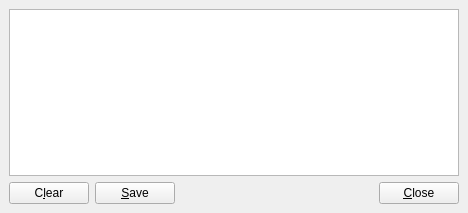
<ui version="4.0" >
 <class>DMXLogWidgetClass</class>
 <widget class="QWidget" name="DMXLogWidgetClass" >
  <property name="geometry" >
   <rect>
    <x>0</x>
    <y>0</y>
    <width>468</width>
    <height>213</height>
   </rect>
  </property>
  <property name="windowTitle" >
   <string>Log</string>
  </property>
  <layout class="QVBoxLayout" >
   <property name="margin" >
    <number>9</number>
   </property>
   <property name="spacing" >
    <number>6</number>
   </property>
   <item>
    <widget class="LogTextEdit" name="textEdit" >
     <property name="readOnly" >
      <bool>true</bool>
     </property>
    </widget>
   </item>
   <item>
    <layout class="QHBoxLayout" >
     <property name="margin" >
      <number>0</number>
     </property>
     <property name="spacing" >
      <number>6</number>
     </property>
     <item>
      <widget class="QPushButton" name="clearButton" >
       <property name="text" >
        <string>C&amp;lear</string>
       </property>
      </widget>
     </item>
     <item>
      <widget class="QPushButton" name="saveButton" >
       <property name="text" >
        <string>&amp;Save</string>
       </property>
      </widget>
     </item>
     <item>
      <spacer>
       <property name="orientation" >
        <enum>Qt::Horizontal</enum>
       </property>
       <property name="sizeHint" >
        <size>
         <width>40</width>
         <height>20</height>
        </size>
       </property>
      </spacer>
     </item>
     <item>
      <widget class="QPushButton" name="closeButton" >
       <property name="text" >
        <string>&amp;Close</string>
       </property>
      </widget>
     </item>
    </layout>
   </item>
  </layout>
 </widget>
 <layoutdefault spacing="6" margin="11" />
 <customwidgets>
  <customwidget>
   <class>LogTextEdit</class>
   <extends>QTextEdit</extends>
   <header>logtextedit.h</header>
  </customwidget>
 </customwidgets>
 <resources/>
 <connections>
  <connection>
   <sender>clearButton</sender>
   <signal>clicked()</signal>
   <receiver>textEdit</receiver>
   <slot>clear()</slot>
   <hints>
    <hint type="sourcelabel" >
     <x>62</x>
     <y>202</y>
    </hint>
    <hint type="destinationlabel" >
     <x>39</x>
     <y>169</y>
    </hint>
   </hints>
  </connection>
  <connection>
   <sender>closeButton</sender>
   <signal>clicked()</signal>
   <receiver>DMXLogWidgetClass</receiver>
   <slot>close()</slot>
   <hints>
    <hint type="sourcelabel" >
     <x>410</x>
     <y>192</y>
    </hint>
    <hint type="destinationlabel" >
     <x>312</x>
     <y>178</y>
    </hint>
   </hints>
  </connection>
 </connections>
</ui>
